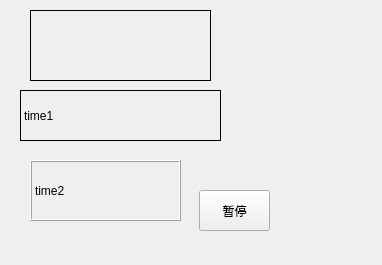
<?xml version="1.0" encoding="UTF-8"?>
<ui version="4.0">
 <class>Widget</class>
 <widget class="QWidget" name="Widget">
  <property name="geometry">
   <rect>
    <x>0</x>
    <y>0</y>
    <width>382</width>
    <height>265</height>
   </rect>
  </property>
  <property name="windowTitle">
   <string>Widget</string>
  </property>
  <widget class="MyLabel" name="label">
   <property name="geometry">
    <rect>
     <x>30</x>
     <y>10</y>
     <width>181</width>
     <height>71</height>
    </rect>
   </property>
   <property name="focusPolicy">
    <enum>Qt::StrongFocus</enum>
   </property>
   <property name="frameShape">
    <enum>QFrame::Box</enum>
   </property>
   <property name="text">
    <string/>
   </property>
   <property name="pixmap">
    <pixmap resource="pic.qrc">:/1/p1.png</pixmap>
   </property>
   <property name="scaledContents">
    <bool>true</bool>
   </property>
  </widget>
  <widget class="QLabel" name="label_2">
   <property name="geometry">
    <rect>
     <x>20</x>
     <y>90</y>
     <width>201</width>
     <height>51</height>
    </rect>
   </property>
   <property name="frameShape">
    <enum>QFrame::Panel</enum>
   </property>
   <property name="text">
    <string>time1</string>
   </property>
  </widget>
  <widget class="QLabel" name="label_3">
   <property name="geometry">
    <rect>
     <x>30</x>
     <y>160</y>
     <width>151</width>
     <height>61</height>
    </rect>
   </property>
   <property name="frameShape">
    <enum>QFrame::Box</enum>
   </property>
   <property name="frameShadow">
    <enum>QFrame::Raised</enum>
   </property>
   <property name="text">
    <string>time2</string>
   </property>
  </widget>
  <widget class="QPushButton" name="pushButton">
   <property name="geometry">
    <rect>
     <x>199</x>
     <y>190</y>
     <width>71</width>
     <height>41</height>
    </rect>
   </property>
   <property name="text">
    <string>暂停</string>
   </property>
  </widget>
 </widget>
 <customwidgets>
  <customwidget>
   <class>MyLabel</class>
   <extends>QLabel</extends>
   <header>mylabel.h</header>
  </customwidget>
 </customwidgets>
 <resources>
  <include location="pic.qrc"/>
 </resources>
 <connections/>
</ui>
